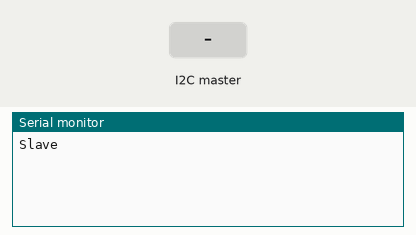
The sketch below on a simulated Arduino Uno, built with avr-gcc and run on an emulated ATmega328P. Shown: the last lines printed to the serial monitor. Inputs (shaded band) come from the test bench.

Above: at 1.2 s.
1.3 s: the I2C master sends the byte 1
At 2.2 s:
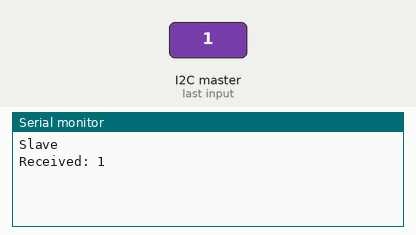
2.8 s: the I2C master sends the byte 0
At 3.3 s:
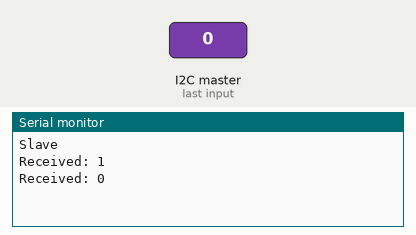

Measured:
- after the input at 1.3 s, the serial monitor: prints a new line at once (image 1)
- after the input at 2.8 s, the serial monitor: prints a new line at once (image 2)

The sketch:

slave.ino
```cpp
#include <Wire.h>
int x;
char c;
void setup() {
  Wire.begin(8);                // join i2c bus with address #8
  Wire.onReceive(receiveEvent); // register event
  Wire.onRequest(requestEvent); // register event
  Serial.begin(9600);           // start serial for output
  Serial.println("Slave");
}

void loop() {
  delay(100);
}

void receiveEvent(int bytes)
{
  while(Wire.available() != 0)
  {
      x = Wire.read();
      Serial.print("Received: ");
      Serial.println(x);
  }
}

void requestEvent()
{
  Serial.print("Send: ");
  Serial.println(x*2);
  Wire.write(x*2);
}
```
